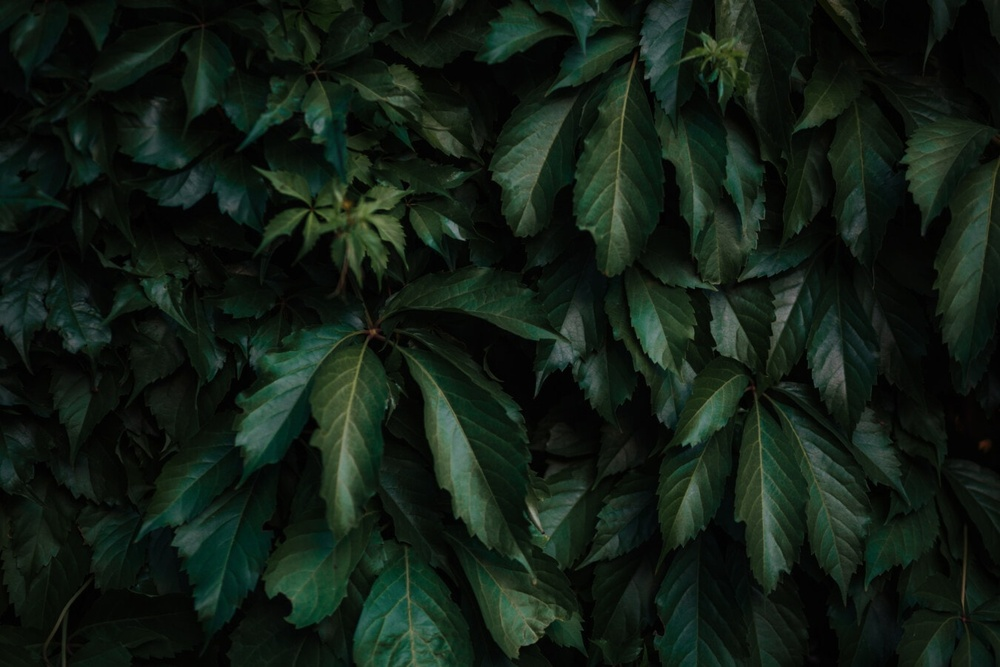
#> input picture practical_work/resources/various/leafs.jpg, 1000 x 667 px, shrunk from 1350 x 900 before the run, found by its file name
$ jupyter execute --allow-errors tutorial_image_processing_fr_01.ipynb
#> lines starting #> are read from the running program, lines starting #| are printed output that depends on the picture
<div style="background-color:rgba(3, 169, 243, 0.4); padding:10pt" >

# **Traitement d'images [3EIB2]**
&mdash; **_<span style="color:gray">Alain Lebret_ (_alain.lebret@ensicaen.fr_)</span>** &mdash;

## 1. Premiers pas

- _Introduction à [Google Colab](https://colab.research.google.com/notebooks/welcome.ipynb)_
- _Introduction à [OpenCV](https://opencv.org/)_
</div>

## Dépendances

> Un certain nombre de bibliothèques Python utiles au traitement des images doivent être préalablement chargées : _NumPy_, _Scikit-image_, et _Matplotlib_ (éventuellement aussi _Pandas_, _CV2_ et _PIL_).

*   [NumPy](https://www.numpy.org/) est une bibliothèque de calcul matriciel utilisée pour ses fonctions d'algèbre linéaire, de transformation de Fourier et de gestion des nombres aléatoires.
*   [Scikit-image](https://scikit-image.org/) est la bibliothèque de traitement d'images que nous utilisons en grande partie dans ces TP.
*   [Matplotlib](https://matplotlib.org/) est une bibliothèque de gestion des figures.

D'autres bibliothèques pourront être utiles :
*   [cv2](https://opencv-python-tutroals.readthedocs.io/en/latest/py_tutorials/py_gui/py_image_display/py_image_display.html) (OpenCV) est une bibliothèque pour les tâches en vision par ordinateur. Écrite nativement en C++, elle est aussi utilisable par l'intermédiaire des langages Java ou Python. Nous l'utiliserons éventuellement pour quelques opérations.
*   [Pandas](https://pandas.pydata.org/) est une bibliothèque de manipulation et d'analyse des données.
*   [PIL](https://pillow.readthedocs.io/en/stable/) est une bibliothèque comparable à Scikit-image.

Les bibliothèques Scikit-image, CV2 ou PIL peuvent importer ou exporter plusieurs formats d'image que vous pourrez rencontrer tout au long de ce tutoriel :

-   BMP (Microsoft Windows Bitmap)
-   GIF (*Graphics Interchange Files*)
-   HDF (*Hierarchical Data Format*)
-   JPEG (*Joint Photographic Experts Group*)
-   PCX (*Paintbrush*)
-   PNG (*Portable Network Graphics*)
-   TIFF (*Tagged Image File Format*)
-   XWD (*X Window Dump*)
-   etc.

Remarque : Si vous préférez utiliser [Google Colab](https://colab.research.google.com) plutôt que d'installer en local [Jupyter-Lab](https://jupyter.org/install), vous devez posséder un compte Google et mettre en oeuvre votre accès à votre disque _Google Drive_. En supposant que vos images sont stockées dans le dossier "resources" à la racine de votre disque _Google Drive_, vous devrez tout d'abord monter celui-ci de la manière suivante :

```python
from google.colab import drive
drive.mount('/content/drive')
```

À partir de là, vos images seront accessibles depuis le chemin : `"drive/My Drive/ressources/"`.

[cell 1]
#
# Loads required libraries
#
import cv2 as cv          # OpenCV
import skimage            # scikit-image
from skimage import data  # some images to use
from skimage import io    # open, write, etc. image files
from skimage import color # conversion between color spaces
from matplotlib import pyplot as plt

#
# Uncomments the lines below if using Google Colab
#
#from google.colab import drive
#from google.colab.patches import cv2_imshow

[cell 2]
root_path = './ressources'
smaller = root_path + '/256x256'
medium = root_path + '/512x512'
various = root_path + '/divers'

### 1.1. Introduction

#### 1.1.1. Lire et afficher des images

La lecture des fichiers "image" est réalisée à l'aide de la fonction `imread()` (module "io" de la bibliothèque _scikit-image_). La fonction prend comme paramètre le chemin d'une image stockée localement ou encore son URL si celle-ci est accessible sur un réseau.
Le type de données retourné par `imread()` est une matrice qui dépend du type de l'image (images en niveaux de gris, en couleurs, etc.). Par exemple, on pourra lire le fichier local "leafs.jpg" qui se trouve dans le sous-dossier "divers" du dossier "ressources" en entrant :

```python
leafs = io.imread(various + '/leafs.jpg')
```

qui va stocker les pixels de l'image "leafs.jpg" dans une matrice de 1350 x 900 x 3 nommée `leafs`.

À présent, l'image peut être visualisée à l'aide de la fonction `imshow()` (module "pyplot" de la bibliothèque "matplotlib"),
par exemple, en entrant :

```python
fd1 = plt.figure(1)
plt.title("Leafs - original color image")
plt.imshow(leafs)
```

[cell 3]
print('1) Read and display a local image\n')
leafs = io.imread(various + '/leafs.jpg')
#> leafs is the input picture: shape (667, 1000, 3); mean R, G, B 18, 30.1, 20.7

print('Image coding: ', leafs.dtype)
#| Image coding:  uint8
print('Image size (height, width, channels): ', leafs.shape)
#| Image size (height, width, channels):  (667, 1000, 3)

# Prepare the figure to be displayed
fd1 = plt.figure(1)
plt.imshow(leafs)
plt.title("Leafs - original color image")
print('\n')

Il est aussi possible de lire et d'afficher des images distantes ou internes (module "data" de la bibliothèque _scikit-image_) :

[cell 4]
#
# Load and display a distant image
#
print('2) Read and display a distant image\n')
url = 'https://www.ensicaen.fr/wp-content/uploads/2017/03/LogoENSICAEN_institutionnel_couleurs.png'
#> (the rest of this cell did not finish here and is left out)

<div style="background-color:rgba(255, 183, 77, 0.8); padding:5pt" >

---

#### **Manipulation n° 1.1**

1. Chargez et affichez une image locale de votre choix.
2. Chargez et affichez une image du Web de votre choix.
3. Chargez et affichez l'image interne "coins" qui contient des pièces grecques retrouvées à Pompéi (obtenue en utilisant la fonction "`coins()`" du module "data" - bibliothèque _scikit-image_).
4. Affichez les propriétés des 3 images.

---

</div>

[cell 5]
#
# Mettez votre code ici
#

#### 1.1.2. Enregistrer une image

L'enregistrement d'une image dans un fichier est réalisé à l'aide de la fonction `imsave()` (module "io" de la bibliothèque _scikit-image_). Par exemple, pour enregistrer localement au format "PNG" l'image "astronaut" rencontrée précédemment, on entrera l'instruction :

```python
io.imsave('astronaut.png', astronaut);
```

<div style="background-color:rgba(255, 183, 77, 0.8); padding:5pt" >

---

#### **Manipulation n° 1.2**

1. Enregistrez localement l'image "coins" rencontrée précédemment.

---

</div>

[cell 6]
#
# Mettez votre code ici
#

#### 1.1.3. Afficher plusieurs images sur une même figure

Il peut être intéressant d'afficher plusieurs images sur une même figure. On utilisera pour cela la fonction `add_subplot()` (module "pyplot" de la bibliothèque _Matplotlib_) :

[cell 7]
figure = plt.figure(figsize=(10, 10))

figure.add_subplot(1, 2, 1)
plt.title("leafs - original color image")
plt.imshow(leafs)

figure.add_subplot(1, 2, 2)
plt.title("leafs - gray image")
plt.imshow(color.rgb2gray(leafs), cmap='gray')
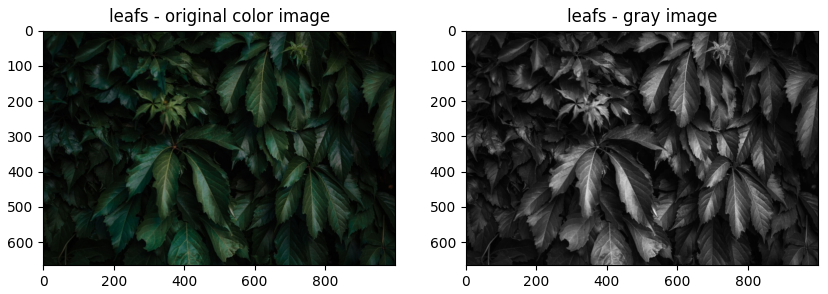
#> figure drawn by matplotlib, 2 panels
